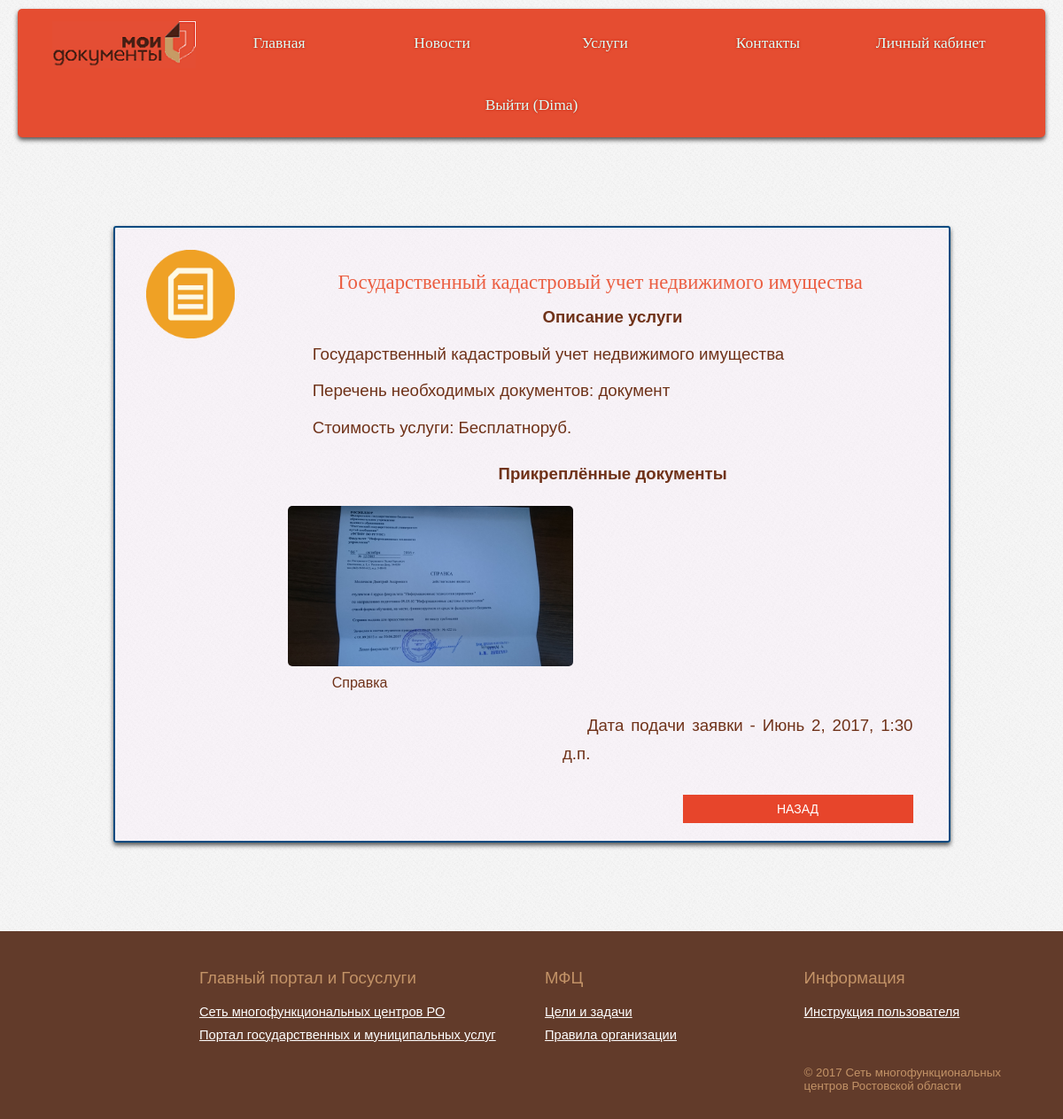
Screenshot of /description_request/52/ (signed in) with the database file from the repository.
### mfc/models.py (models this page shows, shortened)
class Request(models.Model):
    title = models.CharField(max_length=250, verbose_name='Наименование заявки')
    date_of_beginning = models.DateTimeField(blank=False, auto_now_add=True, verbose_name='Дата добавления')
    date_of_ending = models.DateTimeField()
    participant_one = models.ForeignKey('Document', related_name='participant_one', blank=False, default=None)
    participant_two = models.ForeignKey('Document', related_name='participant_two', blank=True, default=None, null=True)
    participant_three = models.ForeignKey('Document', related_name='participant_three', blank=True, default=None, null=True)
    participant_four = models.ForeignKey('Document', related_name='participant_four', blank=True, default=None, null=True)
    participant_five = models.ForeignKey('Document', related_name='participant_five', blank=True, default=None, null=True)
    participant_six = models.ForeignKey('Document', related_name='participant_six', blank=True, default=None, null=True)
    participant_seven = models.ForeignKey('Document', related_name='participant_seven', blank=True, default=None, null=True)
    participant_eight = models.ForeignKey('Document', related_name='participant_eight', blank=True, default=None, null=True)
    participant_nine = models.ForeignKey('Document', related_name='participant_nine', blank=True, default=None, null=True)
    participant_ten = models.ForeignKey('Document', related_name='participant_ten', blank=True, default=None, null=True)
    status_choice = (('подана', 'подана'), ('обрабатывается', 'обрабатывается'), ('завершена', 'завершена'))
    status = models.CharField(max_length=14, choices=status_choice, default='подана')
    service_fk = models.ForeignKey('Service')
    login = models.ForeignKey(settings.AUTH_USER_MODEL)

class Service(models.Model):
    title = models.CharField(max_length=250, verbose_name='Наименование услуги')
    description = models.TextField(verbose_name='Описание')
    cost = models.CharField(max_length=150, verbose_name='Стоимость')
    documents = models.TextField(verbose_name='Перечень необходимых документов')
    count_of_documents = models.IntegerField(default=0, verbose_name='Кол-во необходимых документов')

class Document(models.Model):
    title = models.CharField(max_length=200, verbose_name='Название документа')
    picture = models.ImageField(null=False, blank=False, upload_to="documents/", verbose_name='Фото документа')
    date_of_adding = models.DateTimeField(blank=False, auto_now_add=True, verbose_name='Дата добавления')
    login = models.ForeignKey(settings.AUTH_USER_MODEL)

### mfc/views.py (the view)
# urls.py: url(r'^description_request/(?P<request_id>[0-9]+)/$', views.description_request, name='description_request'),
def description_request(request, request_id):
    user = auth.get_user(request).username
    if user:
        request_ = get_object_or_404(Request, id=request_id)
        document = Document.objects.filter(login=auth.get_user(request).id),
        username = auth.get_user(request).username
        return render_to_response('mfc/description_request.html', {'request': request_, 'username': username, 'document': document})
    else:
        return render(request, 'login.html')

### mfc/templates/mfc/description_request.html (shortened to what this page needs)
{% extends 'mfc/base.html' %}
{% load static %}
{% block content %}
{% if username %}
    <div class="container">
        <div class="row">
            <div class="col-md-1"></div>
            <div class="col-md-10">
                <div class="container_request_description">
                <div class="row">
                <div class="request_label">
                    <div class="col-md-2">
                        {% if request.status == 'подана' %}
                            <img src="{% static 'mfc/images/Подана.png' %}">
                        {% elif request.status == 'обрабатывается'%}
                            <img src="{% static 'mfc/images/Обрабатывается.png' %}">
                        {% elif request.status == 'завершена'%}
                            <img src="{% static 'mfc/images/Завершена.png' %}">
                        {% endif %}
                    </div>
                </div>
                    <div class="col-md-10">
                        <h3>{{ request.title }}</h3>
                        <h4><p><b>Описание услуги</b></p></h4>
                        <h4>{{ request.service_fk.description }}</h4>
                        <h4>Перечень необходимых документов: {{ request.service_fk.documents }}</h4>
                        {% if request.service_fk.cost == 'бесплатно' %}
                            <h4>Стоимость услуги: {{ request.service_fk.cost }}</h4>
                        {% else %}
                            <h4>Стоимость услуги: {{ request.service_fk.cost }}руб.</h4>
                        {% endif %}
                    </div>
                </div>
                <div class="row">
                    <div class="col-md-2"></div>
                    <div class="col-md-10">
                        <h4><p><b>Прикреплённые документы</b></p></h4>
                    </div>
                </div>
                <div class="row">
                    <div class="col-md-2"></div>
                    <div class="col-md-5">
                        {% if request.participant_one %}
                            <a class="fancyimage" href="{{ request.participant_one.picture.url }}"><img class="img-responsive" src="{{ request.participant_one.picture.url }}"></a>
                            <h5>{{ request.participant_one.title }}</h5>
                        {% endif %}
                    </div>
                    <div class="col-md-5">
                    </div>
                </div>
                <div class="row">
                    <div class="col-md-2"></div>
                    <div class="col-md-5">
                    </div>
                    <div class="col-md-5">
                    </div>
                </div>
                <div class="row">
                    <div class="col-md-2"></div>
                    <div class="col-md-5">
                    </div>
                    <div class="col-md-5">
                    </div>
                </div>
                <div class="row">
                    <div class="col-md-2"></div>
                    <div class="col-md-5">
                    </div>
                    <div class="col-md-5">
                    </div>
                </div>
                <div class="row">
                    <div class="col-md-2"></div>
                    <div class="col-md-5">
                    </div>
                    <div class="col-md-5">
                    </div>
                </div>
                <div class="row">
                    <div class="col-md-2"></div>
                    <div class="col-md-4"></div>
                    <div class="col-md-6">
                        <h4>Дата подачи заявки - {{ request.date_of_beginning }}</h4>
                    </div>
                </div>
                <div class="row">
                    <form>
                        <div class="container_description_request_button">
                            <input type="button" value="НАЗАД" onClick='location.href="{% url 'cabinet' %}"'>
                        </div>
                    </form>
                </div>
            </div>
        </div>
            <div class="col-md-1"></div>
        </div>
    </div>
    {% endif %}
{% endblock %}

### mfc/templates/mfc/base.html (shortened to what this page needs)
{% load staticfiles %}
<!DOCTYPE html>
<html lang="ru">
<head>
	<link rel="stylesheet" href="{% static 'mfc/../../static/mfc/libs/bootstrap/bootstrap-grid-3.3.1.min.css' %}" />
	<link rel="stylesheet" href="{% static 'mfc/../../static/mfc/libs/font-awesome-4.2.0/css/font-awesome.min.css' %}" />
	<link rel="stylesheet" href="{% static 'mfc/../../static/mfc/libs/fancybox/jquery.fancybox.css' %}" />
	<link rel="stylesheet" href="{% static 'mfc/../../static/mfc/libs/owl-carousel/owl.carousel.css' %}" />
	<link rel="stylesheet" href="{% static 'mfc/../../static/mfc/libs/countdown/jquery.countdown.css' %}" />
	<link rel="stylesheet" href="{% static 'mfc/css/fonts.css' %}" />
	<link rel="stylesheet" href="{% static 'mfc/css/main.css' %}" />
	<link rel="stylesheet" href="{% static 'mfc/css/media.css' %}" />
    <link rel="stylesheet" href="{% static 'mfc/css/style.css' %}" />
<link rel="stylesheet" href="{% static 'mfc/../../fancybox-3.0/dist/jquery.fancybox.css' %}" type="text/css" media="screen" />
</head>
<body>
<div class="wrap">
<link href="https://maxcdn.bootstrapcdn.com/font-awesome/4.7.0/css/font-awesome.min.css" rel="stylesheet">
<link rel="stylesheet" href="https://maxcdn.bootstrapcdn.com/bootstrap/3.3.7/css/bootstrap.min.css">
<link rel="stylesheet" href="https://maxcdn.bootstrapcdn.com/bootstrap/3.3.7/css/bootstrap-theme.min.css">
 <div class="nav_container">
    <nav>
        <img src="{% static 'mfc/images/brand1.png' %} ">
        <a href="{% url 'main' %}">Главная</a>
            <a href="{% url 'news' %}">Новости</a>
            <a href="{% url 'services' %}">Услуги</a>
            <a href="{% url 'contacts' %}">Контакты</a>
            {% if username %}
                <a href="{% url 'cabinet' %}">Личный кабинет</a>
            {% else %}
                <a href="{% url 'login' %}">Личный кабинет</a>
            {% endif %}
            {% if username %}
                <a href="{% url 'logout' %}">Выйти ({{ username }})</a>
            {% else %}
                <a href="{% url 'login' %}">Войти</a>
            {% endif %}
    </nav>
 </div>
{% block content %}
{% endblock %}
<footer>
    <div class="container_footer">
            <div class="row">
                    <div class="col-md-2"></div>
                    <div class="col-md-4">
                    <p>Главный портал и Госуслуги</p>
                    <a href='http://www.mfc61.ru/'>Сеть многофункциональных центров РО</a>
                    <br>
                    <a href='http://61.gosuslugi.ru/'>Портал государственных и муниципальных услуг</a>
                </div>
                <div class="col-md-3">
                    <p>МФЦ</p>
                    <a href="{% url 'tasks' %}">Цели и задачи</a>
                    <br>
                    <a href="{% url 'regulations' %}">Правила организации</a>
                </div>
                <div class="col-md-3">
                    <p>Информация</p>
                    <a href="{% url 'instructions' %}">Инструкция пользователя</a>
                    <br>
                    <h5>&copy 2017 Сеть многофункциональных центров Ростовской области</h5>
                </div>
            </div>
    </div>
</footer>
</div>
</body>
</html>

### mfc/static/mfc/css/style.css (style rules this page uses)
html { width: 100%; padding-bottom: 0px; }
body { font-family: "RobotoRegular", sans-serif; font-size: 16px; margin: 0; background: bisque; width: 100%; }
.wrap { width: 100%; margin: auto; background: url("images/bg-light-4839.png"); }
footer { background-color: #623b2a; padding-bottom: 0px; }
* { box-sizing: border-box; -webkit-box-sizing: border-box; -moz-box-sizing: border-box; }
.nav_container { padding-top: 10px; padding-left: 20px; padding-right: 20px; }
nav { background: none repeat scroll 0 0 #e54d31; box-shadow: 0 3px 5px #555555; text-align: center; border-radius: 5px; padding-top: 5px; }
nav a { color: #ddfff9; text-shadow: 0 0 3px #b01700; display: inline-block; font-family: tahoma; font-size: 1.25em; height: 70px; line-height: 66px; text-decoration: none; transition: all 0.3s ease 0s; width: 180px; }
nav img { background-color: transparent; }
.container_footer { padding-top: 40px; padding-bottom: 20px; padding-right: 30px; padding-left: 30px; text-align: left; }
.container_footer p { color: #c39367; font-size: 14pt; font-family: "PT Sans Narrow", sans-serif; text-align: left; }
.container_footer a { color: #fff; font-size: 11pt; text-decoration: underline; background-color: transparent; text-align: left; line-height: 1.8; }
.container_footer h5 { padding-top: 40px; color: #c39367; font-size: 10pt; font-family: "PT Sans Narrow", sans-serif; text-align: left; }
.container_description_request_button { text-align: right; margin-bottom: 20px; margin-right: 20px; }
.container_description_request_button input[type="button"] { background: #e7452b; margin-top: 20px; margin-right: 15px; height: 32px; width: 260px; color: white; font-family: "CirceBold", Arial; border: 0px solid #e7452b; }
.container_request_description img { -o-object-fit: contain; max-width: 90%; border-radius: 5px; margin-top: 10px; margin-left: 20px; margin-bottom: 10px; }
.container_request_description { background-color: rgba(248, 237, 249, 0.46); margin-top: 100px; border-radius: 3px; box-shadow: 0 3px 5px #555555; margin-bottom: 100px; border: 2px solid #004a80; padding-right: 20px; padding-left: 20px; padding-top: 10px; }
.request_label img { -o-object-fit: contain; max-width: 100px; border-radius: 5px; margin-top: 15px; margin-left: 15px; margin-bottom: 15px; margin-right: 15px; }
.container_request_description h3 { font-family: "Arial Black"; color: #eb5d40; font-size: 17pt; padding-left: 20px; padding-right: 20px; padding-top: 20px; text-align: center; }
.container_request_description h4 { color: #6f3219; font-size: 14pt; font-family: "PT Sans Narrow", sans-serif; padding-left: 20px; padding-right: 20px; line-height: 1.7; text-indent: 1.5em; text-align: justify; text-indent: 1.5em; }
.container_request_description h4 p { text-align: center; font-size: 14pt; }
.container_request_description h5 { text-align: left; padding-left: 70px; color: #6f3219; font-size: 12pt; font-family: "PT Sans Narrow", sans-serif; }

### rows the page displays
Request: title "Государственный кадастровый учет недвижимого имущества", service_fk.description "Государственный кадастровый учет недвижимого имущества", service_fk.documents "документ", service_fk.cost "Бесплатно", participant_one.picture (picture), participant_one "Справка", date_of_beginning "Июнь 2, 2017, 1:30 д.п."

### other values shown
{{ username }} "Dima"
